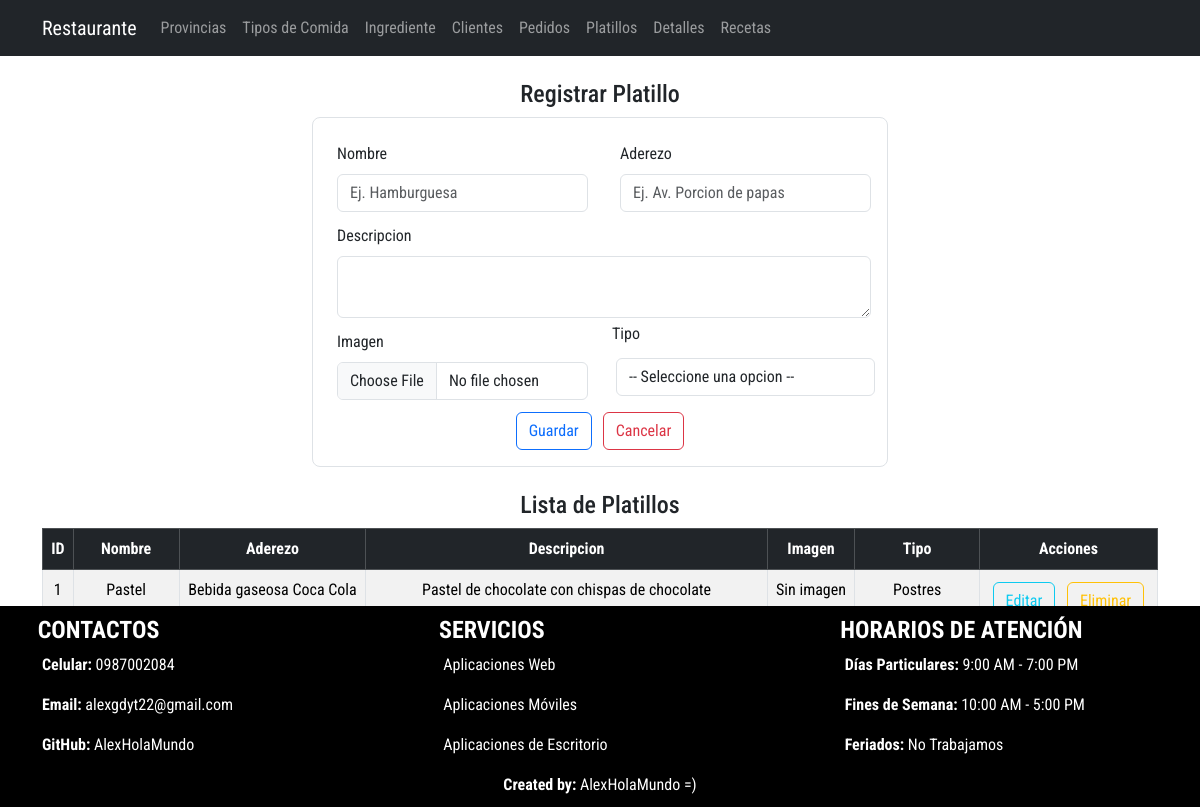
The page /listaPlatillo/ on the database as committed earlier.
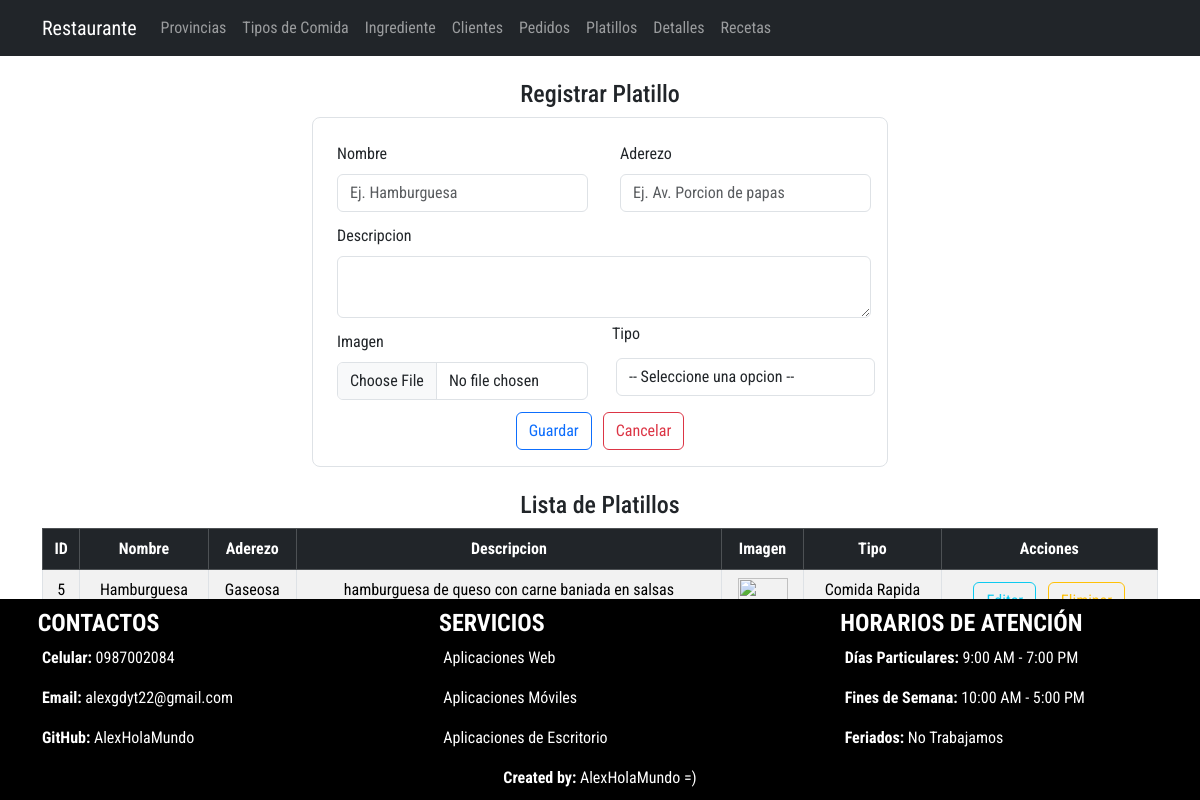
The same page on the database as committed later.
### Aplicaciones/RestauranteWT/models.py (models this page shows, shortened)
class Platillo (models.Model):
    idPlatillo_wt = models.AutoField(primary_key=True)
    nombre_wt = models.CharField(max_length=200)
    descripcion_wt = models.CharField(max_length=110)
    aderezos_wt = models.CharField(max_length=50)
    imagen_wt = models.FileField(upload_to='platillos', null=True, blank=True)
    tipo_wt = models.ForeignKey(Tipo , null=True, blank=True, on_delete=models.CASCADE)

class Tipo(models.Model):
    idTipo_wt = models.AutoField(primary_key=True)
    nombre_wt = models.CharField(max_length=50)
    descripcion_wt = models.CharField(max_length=100)
    precio_wt = models.DecimalField(max_digits=8, decimal_places=2)
    calorias_wt = models.IntegerField(default=0)

### Aplicaciones/RestauranteWT/views.py (the view)
# urls.py: path('listaPlatillo/', views.listaPlatillo),
def listaPlatillo(request):
    platilloBdd = Platillo.objects.all()
    tipoBdd = Tipo.objects.all()
    return render(request, 'listaPlatillo.html', {'platillos': platilloBdd, 'tipos': tipoBdd})

### Aplicaciones/RestauranteWT/templates/listaPlatillo.html (shortened to what the changed rows need)
{% extends "plantilla.html" %} {% block contenido %} {%load static %}
<center class="mt-4 mb-4">
  <div class="container table-responsive">
    <table class="table table-striped table-bordered table-hover">
      <thead>
        <tr class="table-dark">
          <th class="text-center">ID</th>
          <th class="text-center">Nombre</th>
          <th class="text-center">Aderezo</th>
          <th class="text-center">Descripcion</th>
          <th class="text-center">Imagen</th>
          <th class="text-center">Tipo</th>
          <th class="text-center">Acciones</th>
        </tr>
      </thead>
      <tbody>
        {% for platillo in platillos %}
        <tr>
          <td class="text-center">{{platillo.idPlatillo_wt}}</td>
          <td class="text-center">{{platillo.nombre_wt}}</td>
          <td class="text-center">{{platillo.aderezos_wt}}</td>
          <td class="text-center">{{platillo.descripcion_wt}}</td>
          <td class="text-center">
            {% if platillo.imagen_wt %}
            <a href="{{ platillo.imagen_wt.url }}" target="_blank">
            </a>
            {% else %}
            <p>Sin imagen</p>
            {% endif %}
          </td>
          <td class="text-center">{{platillo.tipo_wt.nombre_wt}}</td>
          <td class="text-center">
            <a
              href="/editarPlatillo/{{platillo.idPlatillo_wt}}"
              class="btn btn-outline-info m-1"
              >Editar</a
            >
            <a
              href="javascript:void(0);"
              type="button"
              class="btn btn-outline-warning m-1"
              onclick="eliminarPlatillo('/eliminarPlatillo/{{platillo.idPlatillo_wt}}')"
              >Eliminar</a
            >
          </td>
        </tr>
        {% endfor %}
      </tbody>
    </table>
  </div>
</center>
{% endblock contenido %}

Rows that differ between the two databases and show on the page:
removed Platillo: idPlatillo_wt "1", nombre_wt "Pastel", aderezos_wt "Bebida gaseosa Coca Cola", descripcion_wt "Pastel de chocolate con chispas de chocolate", imagen_wt "Sin imagen", tipo_wt.nombre_wt "Postres"
added Platillo: idPlatillo_wt "5", nombre_wt "Hamburguesa", aderezos_wt "Gaseosa", descripcion_wt "hamburguesa de queso con carne baniada en salsas", tipo_wt.nombre_wt "Comida Rapida"
